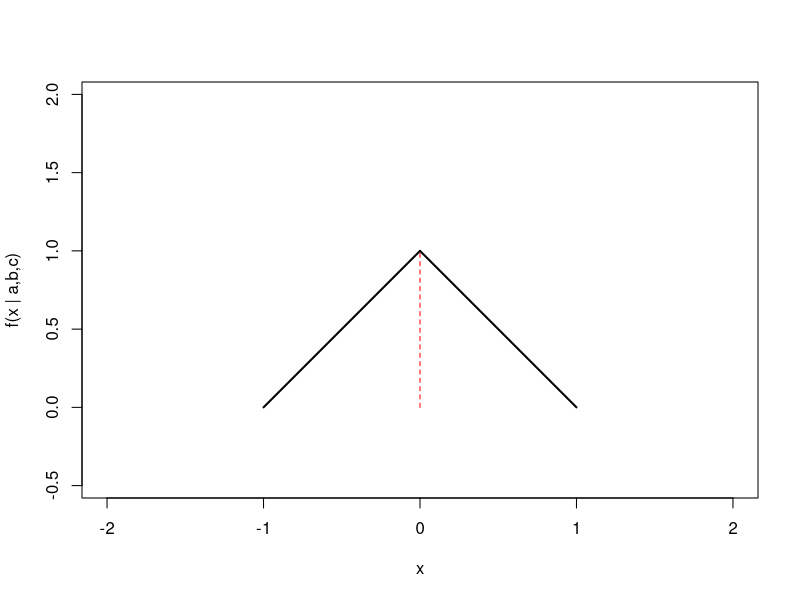
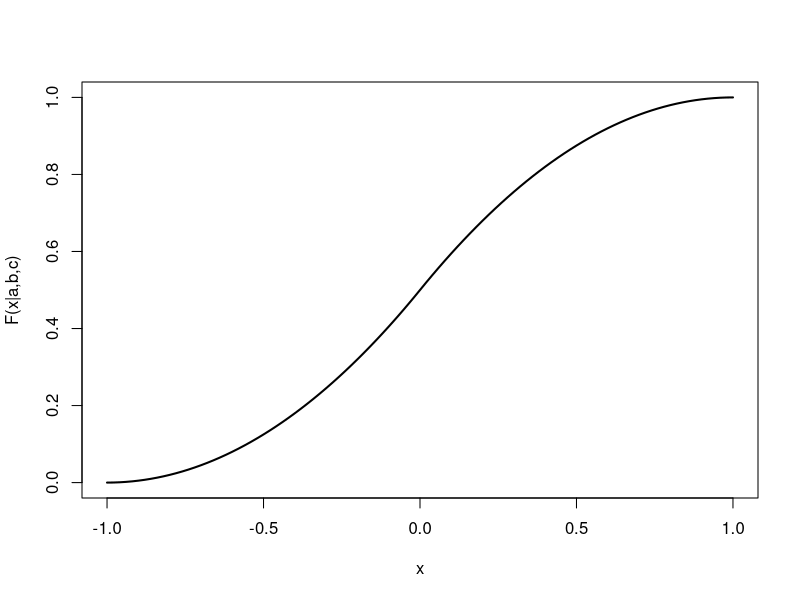
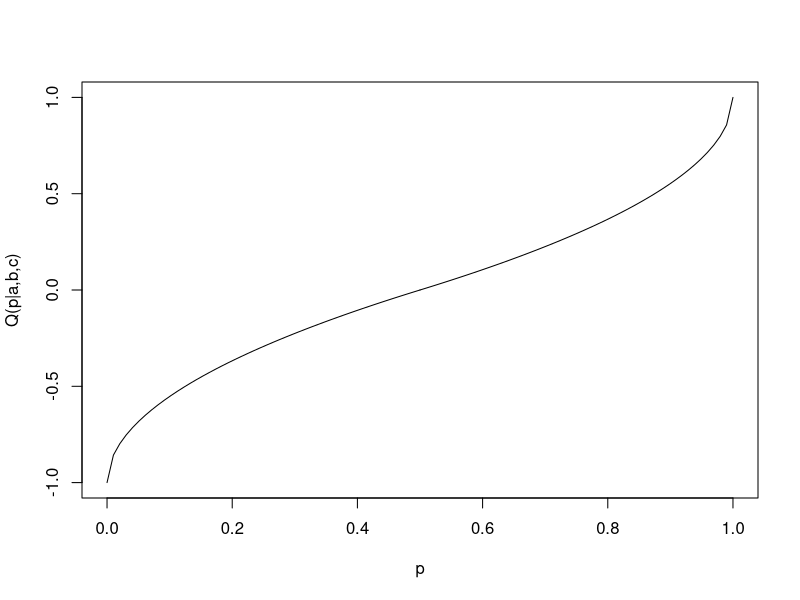
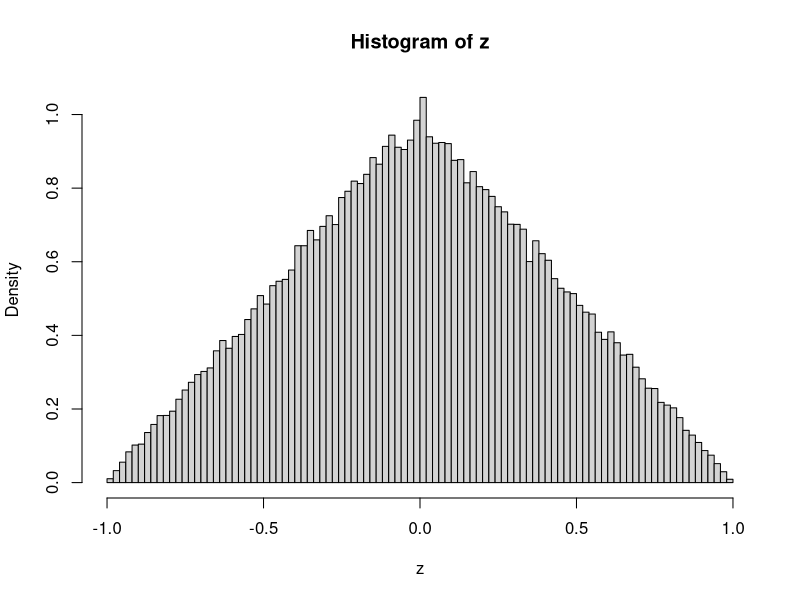
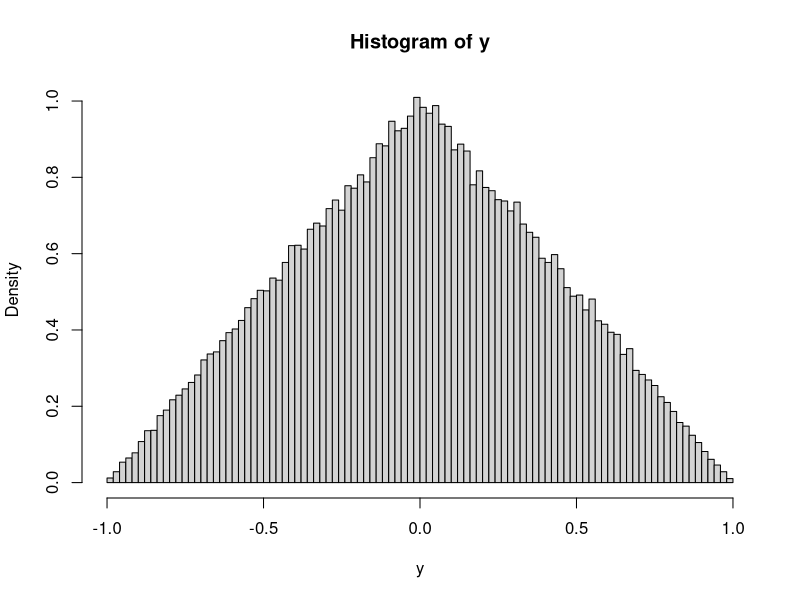
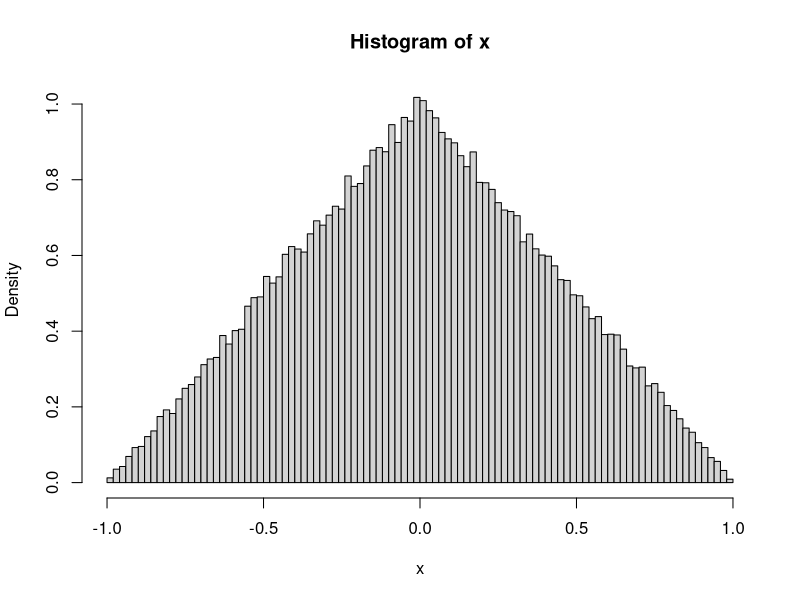
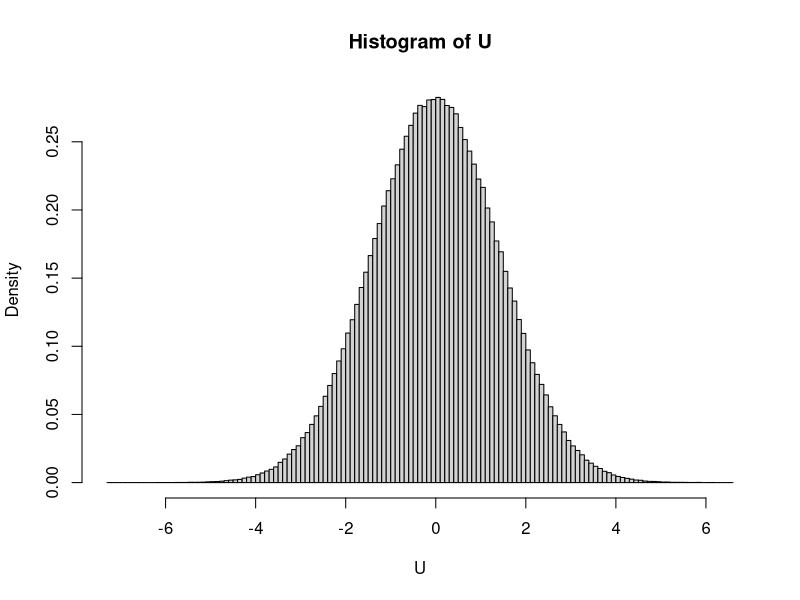
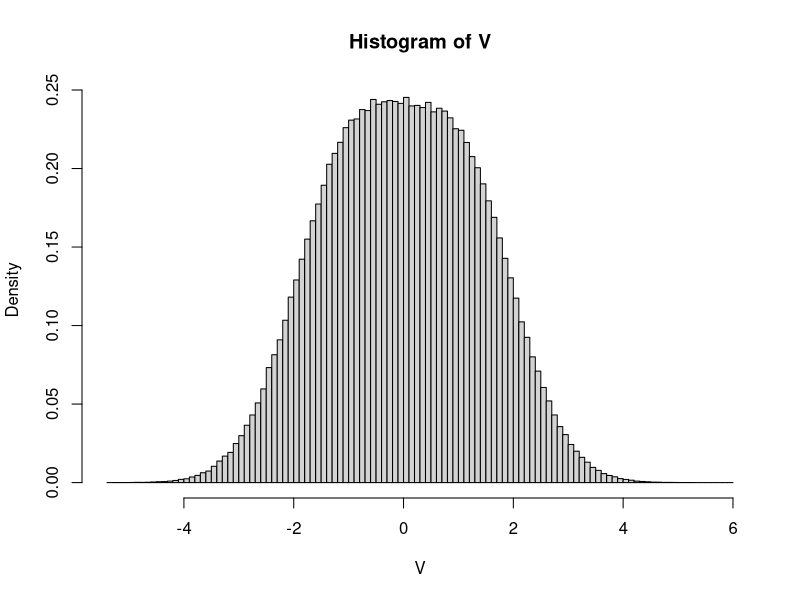

Write the R code that produced these figures, in order.
## ---- chunk 1
rm(list=ls(all=T)) #clears your workspace
## ---- chunk 2
xa <- -1; xb <- 1; xc <- 0
plot(0, xlim = c(-2,2), ylim = c(0,1.5), type = "n", ylab = "f(x | a,b,c)" , xlab = "x",asp=1)
segments(x0 = xa, x1 = xc, y0 = 0, y1 = 1, lty = 1, lwd = 2)
segments(x0 = xb, x1 = xc, y0 = 0, y1 = 1, lty = 1, lwd = 2)

segments(x0 = xc, y0 = 0, y1 = 1, lty = 2, col = 'red')

## ---- chunk 3
curve(-1/2*x*abs(x)+x+1/2, -1, 1,xlab="x",ylab="F(x|a,b,c)",lwd=2)
## ---- chunk 4
x1 <- seq(0, 0.5, length.out = 50)
x2 <- seq(0.5,1,length.out  = 50)
y1 <- sqrt(2*x1)-1
y2 <- -sqrt(2-2*x2)+1
plot(x1, y1, xlim=c(0,1),ylim=c(-1,1),type = "l",xlab="p",ylab="Q(p|a,b,c)")
lines(x2, y2, type='l')
## ---- chunk 5
start_time <- Sys.time()
x <- runif(100000,-.5,.5)
y  <- runif(100000,-.5,.5)
z <-  x+y
end_time <- Sys.time()

end_time - start_time
hist(z,breaks=100,freq=FALSE)
## ---- chunk 6
start_time <- Sys.time()
x <- runif(100000,0,1)
x1 <- x[x<0.5]
x2 <- x[x>=0.5]
y1 <- sqrt(2*x1)-1  
y2 <- 1-sqrt(2-2*x2) 
y <- append(y1,y2)
end_time <- Sys.time()

end_time - start_time
hist(y,breaks=100,xlim=c(-1,1),freq=FALSE)

## ---- chunk 7
start_time <- Sys.time()
u <- runif(100000,0,1)
invcdf.func <- function(u) {
 if (u >= 0 && u < 0.5)
 sqrt(2*u)-1
 else if (u >= 0.5 && u <= 1)
 1 - sqrt(2-2*u)
 }
 x <- unlist(lapply(u, invcdf.func))
 end_time <- Sys.time()

end_time - start_time
hist(x,breaks=100,xlim=c(-1,1),freq=FALSE)
## ---- chunk 8

## ---- chunk 9
X <- rnorm(1000000,-1,1)
Y <- rnorm(1000000,1,1)
Z <- rnorm(1000000,0,1)
U <- X+Y
V1 <- X[Z<0]
V2 <- Y[Z>=0]
V <- c(V1,V2)
hist(U,breaks=100,freq=FALSE)
hist(V,breaks=100,freq=FALSE)
## ---- chunk 10
X <- rnorm(1000000,-1,.5)
Y <- rnorm(1000000,1,.5)
Z <- rnorm(1000000,0,.5)
U <- X+Y
V1 <- X[Z<0]
V2 <- Y[Z>=0]
V <- c(V1,V2)
hist(U,breaks=100,freq=FALSE)
hist(V,breaks=100,freq=FALSE)
